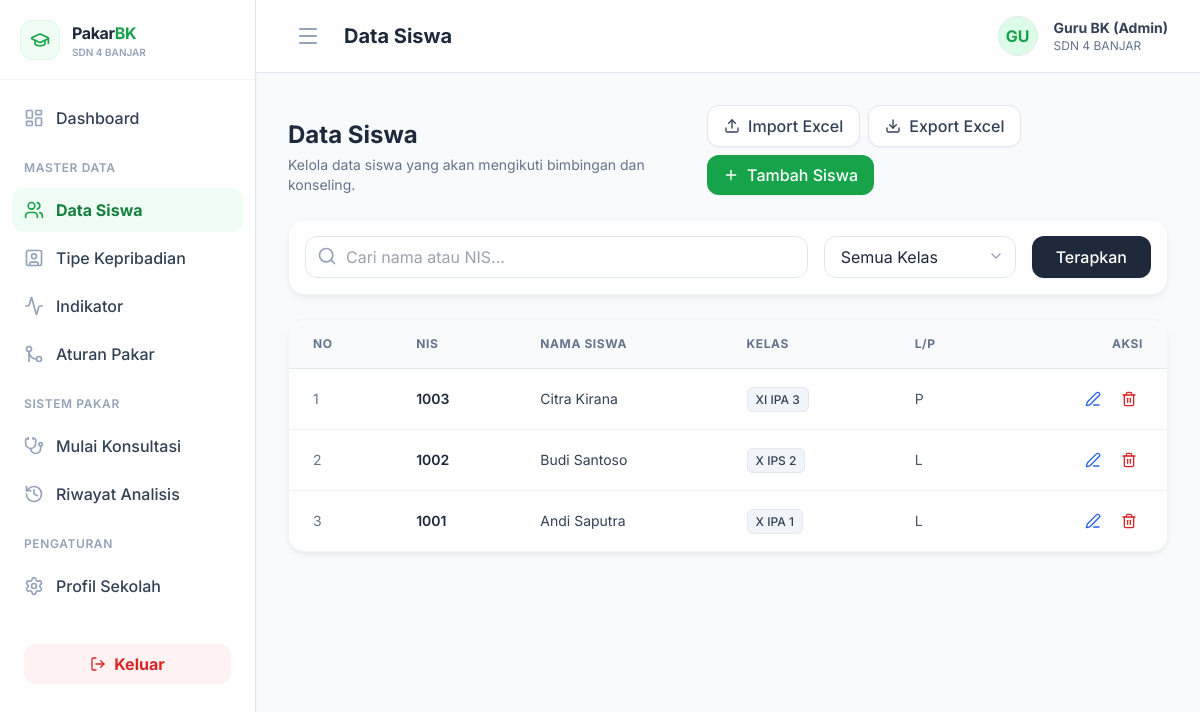
The page /index.php?page=siswa (signed in) on the database as committed earlier.
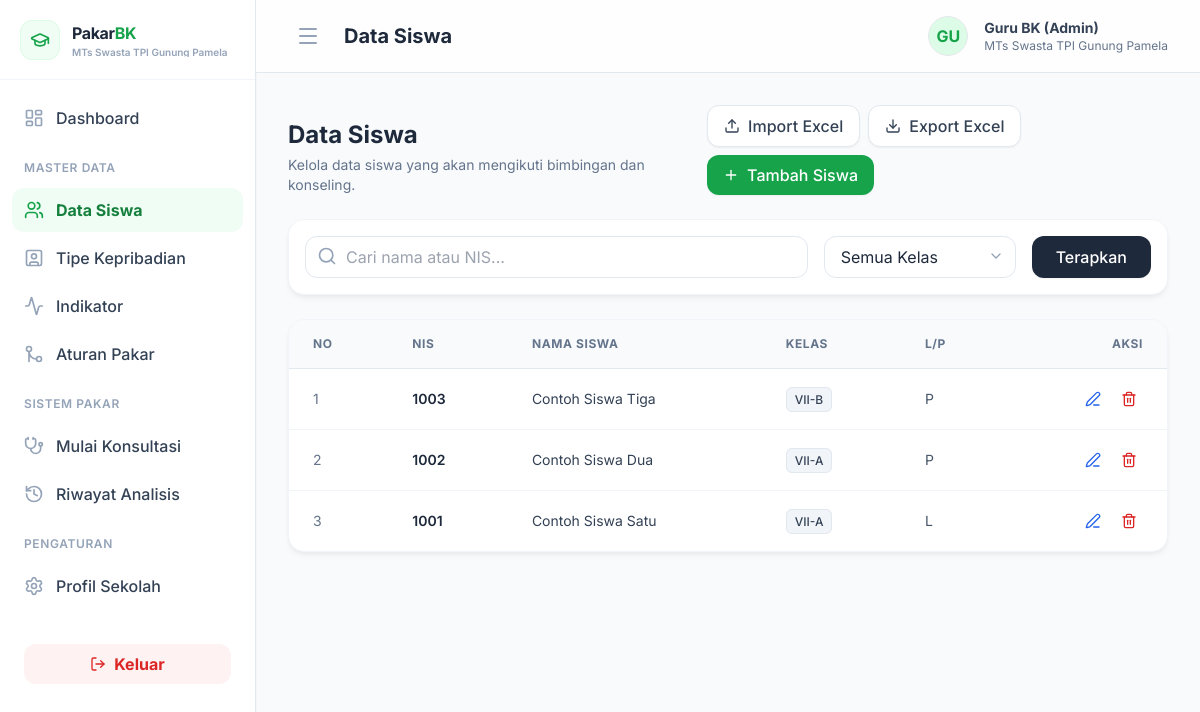
The same page on the database as committed later.
### tables this page shows
CREATE TABLE `siswa` (
  `id_siswa`      int NOT NULL AUTO_INCREMENT,
  `nis`           varchar(20)  NOT NULL,
  `nama_siswa`    varchar(100) NOT NULL,
  `kelas`         varchar(20)  NOT NULL,
  `jenis_kelamin` enum('L','P') NOT NULL,
  PRIMARY KEY (`id_siswa`),
  UNIQUE KEY `nis` (`nis`)
);

### config/koneksi.php (called while the page is built, shortened)
<?php
spl_autoload_register(function ($class_name) {
    $file = __DIR__ . '/../models/' . $class_name . '.php';
});

### models/Siswa.php (called while the page is built, shortened)
<?php
class Siswa {
    private $db;
    public function __construct($db) {
        $this->db = $db;
    }
    public function getSiswaPaginated($keyword = '', $kelas = '', $limit = 10, $offset = 0) {
        $sql = "SELECT * FROM siswa WHERE 1=1";
        $sql .= " ORDER BY id_siswa DESC LIMIT :limit OFFSET :offset";
        $stmt = $this->db->prepare($sql);
        $stmt->bindValue(':limit', (int)$limit, PDO::PARAM_INT);
        $stmt->bindValue(':offset', (int)$offset, PDO::PARAM_INT);
        $stmt->execute();
        return $stmt->fetchAll();
    }
}

### pages/master/siswa.php (the view, shortened to what the changed rows need)
<?php
$siswaModel = new Siswa($db);
$keyword = isset($_GET['q']) ? trim($_GET['q']) : '';
$kelas_filter = isset($_GET['kelas']) ? $_GET['kelas'] : '';
$page_num = isset($_GET['p']) ? (int)$_GET['p'] : 1;
$limit = 10;
$offset = ($page_num - 1) * $limit;
$dataSiswa = $siswaModel->getSiswaPaginated($keyword, $kelas_filter, $limit, $offset);
?>
<div class="mb-6 flex flex-col md:flex-row md:justify-between md:items-end gap-4">
    <div>
        <h2 class="text-2xl font-bold text-slate-800">Data Siswa</h2>
    </div>
</div>
<div class="card overflow-hidden mb-6">
    <div class="overflow-x-auto">
        <table class="w-full text-left border-collapse">
            <thead>
                <tr class="bg-slate-50 border-b border-slate-200">
                    <th class="px-6 py-4 text-xs font-bold text-slate-500 uppercase tracking-wider">No</th>
                    <th class="px-6 py-4 text-xs font-bold text-slate-500 uppercase tracking-wider">NIS</th>
                    <th class="px-6 py-4 text-xs font-bold text-slate-500 uppercase tracking-wider">Nama Siswa</th>
                    <th class="px-6 py-4 text-xs font-bold text-slate-500 uppercase tracking-wider">Kelas</th>
                    <th class="px-6 py-4 text-xs font-bold text-slate-500 uppercase tracking-wider">L/P</th>
                    <th class="px-6 py-4 text-xs font-bold text-slate-500 uppercase tracking-wider text-right">Aksi</th>
                </tr>
            </thead>
            <tbody class="divide-y divide-slate-100">
                <?php
                $no = $offset + 1;
                foreach($dataSiswa as $row):
                ?>
                <tr class="hover:bg-slate-50/50 transition-colors">
                    <td class="px-6 py-4 text-sm text-slate-500"><?= $no++ ?></td>
                    <td class="px-6 py-4 text-sm font-semibold text-slate-800"><?= htmlspecialchars($row['nis']) ?></td>
                    <td class="px-6 py-4 text-sm text-slate-700"><?= htmlspecialchars($row['nama_siswa']) ?></td>
                    <td class="px-6 py-4 text-sm text-slate-600">
                        <span class="bg-slate-100 text-slate-700 px-2 py-1 rounded-md text-xs font-medium border border-slate-200"><?= htmlspecialchars($row['kelas']) ?></span>
                    </td>
                    <td class="px-6 py-4 text-sm text-slate-600"><?= $row['jenis_kelamin'] ?></td>
                    <td class="px-6 py-4 text-sm text-right">
                        <button onclick="editSiswa(<?= $row['id_siswa'] ?>, '<?= $row['nis'] ?>', <?= htmlspecialchars(json_encode($row['nama_siswa']), ENT_QUOTES) ?>, '<?= $row['kelas'] ?>', '<?= $row['jenis_kelamin'] ?>')" class="text-blue-600 hover:text-blue-800 p-1.5 rounded-md hover:bg-blue-50 transition-colors" title="Ubah Data">
                            <i data-lucide="edit-3" class="w-4 h-4"></i>
                        </button>
                        <button onclick="confirmHapus(<?= $row['id_siswa'] ?>)" class="text-red-600 hover:text-red-800 p-1.5 rounded-md hover:bg-red-50 transition-colors ml-1 inline-block" title="Hapus Data">
                            <i data-lucide="trash-2" class="w-4 h-4"></i>
                        </button>
                    </td>
                </tr>
                <?php endforeach; ?>
            </tbody>
        </table>
    </div>
</div>

### layouts/sidebar.php
<aside id="sidebar" class="w-64 bg-white border-r border-slate-200 flex flex-col h-full shrink-0 shadow-sm z-10 transition-all duration-300 overflow-hidden">
    <div class="h-20 flex items-center px-5 border-b border-slate-100 sidebar-logo gap-3">
        <?php if (!empty($GLOBALS['admin_profile']['logo_sekolah']) && file_exists($GLOBALS['admin_profile']['logo_sekolah'])): ?>
            <img src="<?= $GLOBALS['admin_profile']['logo_sekolah'] ?>" class="w-10 h-10 object-contain shrink-0 rounded" alt="Logo Sekolah">
        <?php else: ?>
            <div class="w-10 h-10 bg-brand-50 rounded-xl flex items-center justify-center border border-brand-100 shrink-0">
                <i data-lucide="graduation-cap" class="text-brand-600 w-5 h-5"></i>
            </div>
        <?php endif; ?>
        <div class="overflow-hidden menu-text">
            <span class="font-bold text-base tracking-tight text-slate-800 block leading-tight">Pakar<span class="text-brand-600">BK</span></span>
            <?php if (!empty($GLOBALS['admin_profile']['nama_sekolah'])): ?>
                <span class="text-[10px] font-semibold text-slate-400 block truncate leading-none mt-1"><?= htmlspecialchars($GLOBALS['admin_profile']['nama_sekolah']) ?></span>
            <?php endif; ?>
        </div>
    </div>
    <nav class="flex-1 overflow-y-auto py-4 px-3 space-y-1 overflow-x-hidden">
        <?php
            function getMenuClass($current_page, $menu_page) {
                if ($current_page === $menu_page) {
                    return 'flex items-center px-3 py-2.5 rounded-xl font-bold bg-brand-50 text-brand-700 transition-colors group';
                }
                return 'flex items-center px-3 py-2.5 rounded-xl hover:bg-brand-50 text-slate-700 hover:text-brand-700 font-medium transition-colors group';
            }
            function getIconClass($current_page, $menu_page) {
                if ($current_page === $menu_page) {
                    return 'w-5 h-5 mr-3 shrink-0 text-brand-600';
                }
                return 'w-5 h-5 mr-3 shrink-0 text-slate-400 group-hover:text-brand-600 transition-colors';
            }
        ?>
        <a href="index.php?page=dashboard" class="<?= getMenuClass($page, 'dashboard') ?>" title="Dashboard">
            <i data-lucide="layout-dashboard" class="<?= getIconClass($page, 'dashboard') ?>"></i>
            <span class="menu-text whitespace-nowrap">Dashboard</span>
        </a>
        <div class="pt-4 pb-2 px-3 menu-text">
            <p class="text-xs font-semibold text-slate-400 uppercase tracking-wider whitespace-nowrap">Master Data</p>
        </div>
        <a href="index.php?page=siswa" class="<?= getMenuClass($page, 'siswa') ?>" title="Data Siswa">
            <i data-lucide="users" class="<?= getIconClass($page, 'siswa') ?>"></i>
            <span class="menu-text whitespace-nowrap">Data Siswa</span>
        </a>
        <a href="index.php?page=kepribadian" class="<?= getMenuClass($page, 'kepribadian') ?>" title="Tipe Kepribadian">
            <i data-lucide="user-square" class="<?= getIconClass($page, 'kepribadian') ?>"></i>
            <span class="menu-text whitespace-nowrap">Tipe Kepribadian</span>
        </a>
        <a href="index.php?page=gejala" class="<?= getMenuClass($page, 'gejala') ?>" title="Indikator">
            <i data-lucide="activity" class="<?= getIconClass($page, 'gejala') ?>"></i>
            <span class="menu-text whitespace-nowrap">Indikator</span>
        </a>
        <a href="index.php?page=aturan" class="<?= getMenuClass($page, 'aturan') ?>" title="Aturan Pakar">
            <i data-lucide="git-merge" class="<?= getIconClass($page, 'aturan') ?>"></i>
            <span class="menu-text whitespace-nowrap">Aturan Pakar</span>
        </a>
        <div class="pt-4 pb-2 px-3 menu-text">
            <p class="text-xs font-semibold text-slate-400 uppercase tracking-wider whitespace-nowrap">Sistem Pakar</p>
        </div>
        <a href="index.php?page=konsultasi" class="<?= getMenuClass($page, 'konsultasi') ?>" title="Mulai Konsultasi">
            <i data-lucide="stethoscope" class="<?= getIconClass($page, 'konsultasi') ?>"></i>
            <span class="menu-text whitespace-nowrap">Mulai Konsultasi</span>
        </a>
        <a href="index.php?page=riwayat" class="<?= getMenuClass($page, 'riwayat') ?>" title="Riwayat Analisis">
            <i data-lucide="history" class="<?= getIconClass($page, 'riwayat') ?>"></i>
            <span class="menu-text whitespace-nowrap">Riwayat Analisis</span>
        </a>
        <div class="pt-4 pb-2 px-3 menu-text">
            <p class="text-xs font-semibold text-slate-400 uppercase tracking-wider whitespace-nowrap">Pengaturan</p>
        </div>
        <a href="index.php?page=profil" class="<?= getMenuClass($page, 'profil') ?>" title="Profil Sekolah">
            <i data-lucide="settings" class="<?= getIconClass($page, 'profil') ?>"></i>
            <span class="menu-text whitespace-nowrap">Profil Sekolah</span>
        </a>
        <div class="pt-8 px-3">
            <a href="index.php?page=logout" class="flex items-center justify-center w-full px-4 py-2 bg-red-50 text-red-600 hover:bg-red-100 font-bold rounded-xl transition-colors" title="Keluar">
                <i data-lucide="log-out" class="w-4 h-4 shrink-0"></i>
                <span class="menu-text whitespace-nowrap ml-2">Keluar</span>
            </a>
        </div>
    </nav>
</aside>
<main class="flex-1 overflow-y-auto bg-slate-50 relative flex flex-col h-screen">
    <header class="bg-white/80 backdrop-blur-md border-b border-slate-200 sticky top-0 z-10 px-8 py-4 flex justify-between items-center shrink-0">
        <div class="flex items-center">
            <button id="toggleSidebar" class="mr-4 p-2 rounded-lg text-slate-400 hover:text-brand-600 hover:bg-brand-50 transition-colors">
                <i data-lucide="menu" class="w-6 h-6"></i>
            </button>
            <h2 class="text-xl font-bold text-slate-800" id="page-title">Dashboard</h2>
        </div>
        <div class="flex items-center space-x-4">
            <?php if (!empty($GLOBALS['admin_profile']['logo_sekolah']) && file_exists($GLOBALS['admin_profile']['logo_sekolah'])): ?>
                <img src="<?= $GLOBALS['admin_profile']['logo_sekolah'] ?>" class="w-10 h-10 rounded-full object-cover border border-slate-200" alt="Logo">
            <?php else: ?>
                <div class="w-10 h-10 rounded-full bg-brand-100 flex items-center justify-center text-brand-600 font-bold border border-brand-200">
                    <?= strtoupper(substr($GLOBALS['admin_profile']['nama_lengkap'] ?? 'BK', 0, 2)) ?>
                </div>
            <?php endif; ?>
            <div>
                <p class="text-sm font-bold text-slate-700"><?= htmlspecialchars($GLOBALS['admin_profile']['nama_lengkap'] ?? 'Guru BK') ?></p>
                <p class="text-xs text-slate-500"><?= htmlspecialchars($GLOBALS['admin_profile']['nama_sekolah'] ?? 'Administrator') ?></p>
            </div>
        </div>
    </header>
    <div class="p-8">

Rows that differ between the two databases and show on the page:
changed siswa: nama_siswa "Citra Kirana" → "Contoh Siswa Tiga"; kelas "XI IPA 3" → "VII-B"
changed siswa: nama_siswa "Budi Santoso" → "Contoh Siswa Dua"; kelas "X IPS 2" → "VII-A"; jenis_kelamin "L" → "P"
changed siswa: nama_siswa "Andi Saputra" → "Contoh Siswa Satu"; kelas "X IPA 1" → "VII-A"
Other text that changed with them:
$GLOBALS['admin_profile']['nama_sekolah']: "SDN 4 BANJAR" → "MTs Swasta TPI Gunung Pamela"
